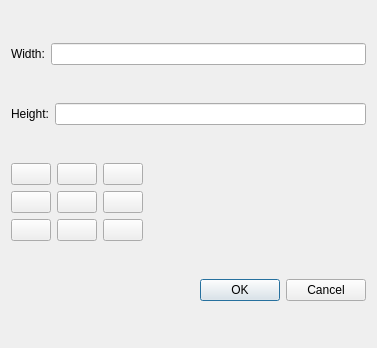
<?xml version="1.0" encoding="UTF-8"?>
<ui version="4.0">
 <class>ResizeDialog</class>
 <widget class="QDialog" name="ResizeDialog">
  <property name="geometry">
   <rect>
    <x>0</x>
    <y>0</y>
    <width>377</width>
    <height>348</height>
   </rect>
  </property>
  <property name="windowTitle">
   <string>Set size</string>
  </property>
  <layout class="QGridLayout" name="gridLayout_2">
   <item row="0" column="0">
    <layout class="QHBoxLayout" name="horizontalLayout">
     <item>
      <widget class="QLabel" name="label">
       <property name="text">
        <string>Width:</string>
       </property>
      </widget>
     </item>
     <item>
      <widget class="QLineEdit" name="lineEdit"/>
     </item>
    </layout>
   </item>
   <item row="2" column="0">
    <layout class="QHBoxLayout" name="horizontalLayout_3">
     <item>
      <layout class="QGridLayout" name="gridLayout">
       <item row="0" column="0">
        <widget class="QPushButton" name="pushButton">
         <property name="text">
          <string/>
         </property>
         <property name="checkable">
          <bool>true</bool>
         </property>
        </widget>
       </item>
       <item row="0" column="1">
        <widget class="QPushButton" name="pushButton_2">
         <property name="text">
          <string/>
         </property>
         <property name="checkable">
          <bool>true</bool>
         </property>
        </widget>
       </item>
       <item row="0" column="2">
        <widget class="QPushButton" name="pushButton_3">
         <property name="text">
          <string/>
         </property>
         <property name="checkable">
          <bool>true</bool>
         </property>
        </widget>
       </item>
       <item row="1" column="0">
        <widget class="QPushButton" name="pushButton_6">
         <property name="text">
          <string/>
         </property>
         <property name="checkable">
          <bool>true</bool>
         </property>
        </widget>
       </item>
       <item row="1" column="1">
        <widget class="QPushButton" name="pushButton_5">
         <property name="text">
          <string/>
         </property>
         <property name="checkable">
          <bool>true</bool>
         </property>
        </widget>
       </item>
       <item row="1" column="2">
        <widget class="QPushButton" name="pushButton_4">
         <property name="text">
          <string/>
         </property>
         <property name="checkable">
          <bool>true</bool>
         </property>
        </widget>
       </item>
       <item row="2" column="0">
        <widget class="QPushButton" name="pushButton_9">
         <property name="text">
          <string/>
         </property>
         <property name="checkable">
          <bool>true</bool>
         </property>
        </widget>
       </item>
       <item row="2" column="1">
        <widget class="QPushButton" name="pushButton_8">
         <property name="text">
          <string/>
         </property>
         <property name="checkable">
          <bool>true</bool>
         </property>
        </widget>
       </item>
       <item row="2" column="2">
        <widget class="QPushButton" name="pushButton_7">
         <property name="text">
          <string/>
         </property>
         <property name="checkable">
          <bool>true</bool>
         </property>
        </widget>
       </item>
      </layout>
     </item>
     <item>
      <spacer name="horizontalSpacer">
       <property name="orientation">
        <enum>Qt::Horizontal</enum>
       </property>
       <property name="sizeHint" stdset="0">
        <size>
         <width>40</width>
         <height>20</height>
        </size>
       </property>
      </spacer>
     </item>
    </layout>
   </item>
   <item row="1" column="0">
    <layout class="QHBoxLayout" name="horizontalLayout_2">
     <item>
      <widget class="QLabel" name="label_2">
       <property name="text">
        <string>Height:</string>
       </property>
      </widget>
     </item>
     <item>
      <widget class="QLineEdit" name="lineEdit_2"/>
     </item>
    </layout>
   </item>
   <item row="3" column="0">
    <widget class="QDialogButtonBox" name="buttonBox">
     <property name="orientation">
      <enum>Qt::Horizontal</enum>
     </property>
     <property name="standardButtons">
      <set>QDialogButtonBox::Cancel|QDialogButtonBox::Ok</set>
     </property>
    </widget>
   </item>
  </layout>
 </widget>
 <resources/>
 <connections>
  <connection>
   <sender>buttonBox</sender>
   <signal>accepted()</signal>
   <receiver>ResizeDialog</receiver>
   <slot>accept()</slot>
   <hints>
    <hint type="sourcelabel">
     <x>248</x>
     <y>254</y>
    </hint>
    <hint type="destinationlabel">
     <x>157</x>
     <y>274</y>
    </hint>
   </hints>
  </connection>
  <connection>
   <sender>buttonBox</sender>
   <signal>rejected()</signal>
   <receiver>ResizeDialog</receiver>
   <slot>reject()</slot>
   <hints>
    <hint type="sourcelabel">
     <x>316</x>
     <y>260</y>
    </hint>
    <hint type="destinationlabel">
     <x>286</x>
     <y>274</y>
    </hint>
   </hints>
  </connection>
 </connections>
</ui>
